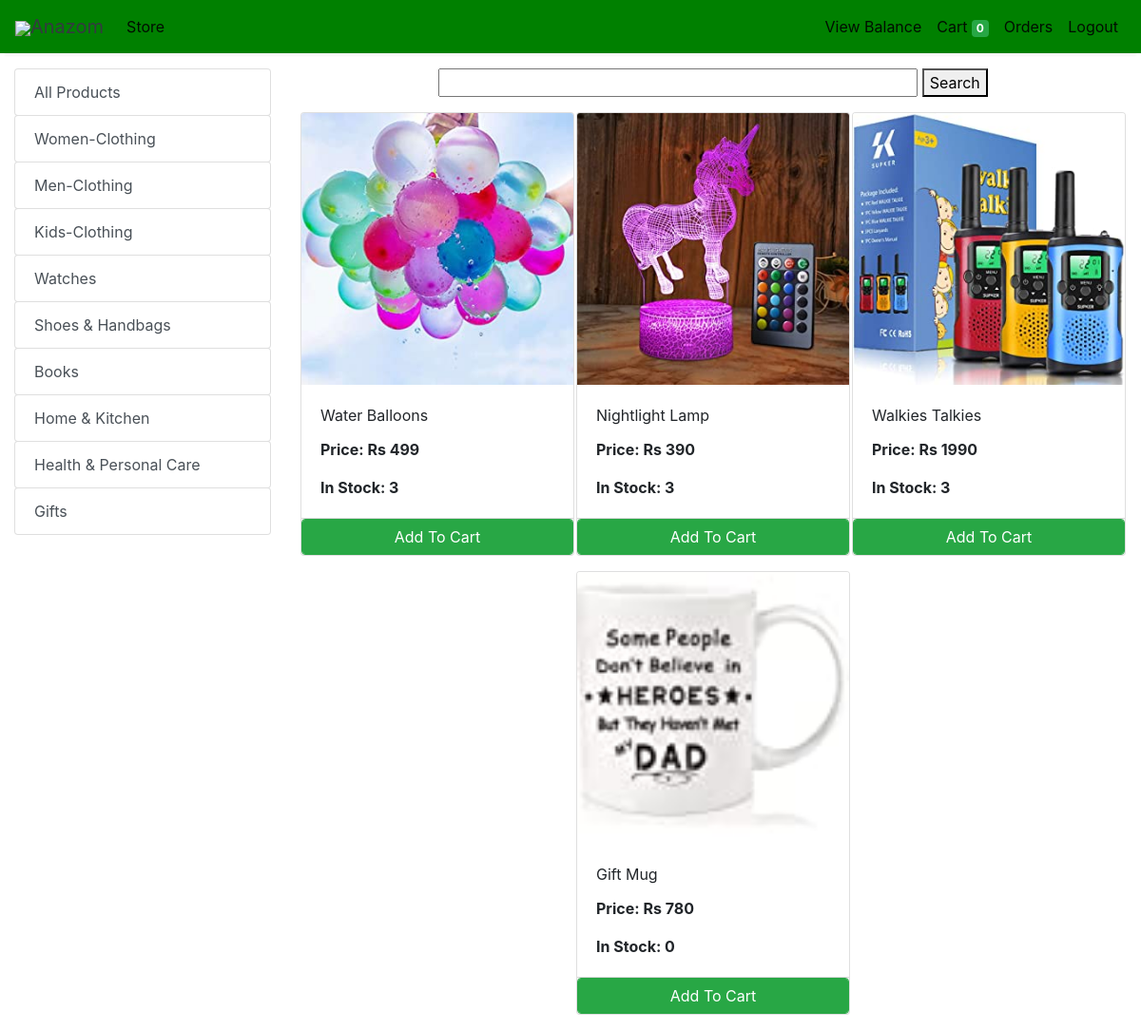
The page /store?category=30 (signed in) on the database its author committed.
### store/models/category.py (models this page shows, shortened)
class Category(models.Model):
    name= models.CharField(max_length=50)
    @staticmethod
    def get_all_categories():
        return Category.objects.all()

### store/models/product.py (models this page shows, shortened)
class Products(models.Model):
    name = models.CharField(max_length=60)
    price= models.IntegerField(default=0)
    category= models.ForeignKey(Category,on_delete=models.CASCADE,default=1 )
    description= models.CharField(max_length=250, default='', blank=True, null= True)
    image= models.ImageField(upload_to='uploads/products/')
    seller = models.EmailField()
    quantity = models.IntegerField(default=0)
    @staticmethod
    def get_all_products_by_categoryid(category_id):
        if category_id:
            return Products.objects.filter (category=category_id)
        else:
            return Products.get_all_products();

### store/views/home.py (the view)
# urls.py: path('' , include('store.urls'))
@cache_control(no_cache=True, must_revalidate=True, no_store=True)
def store(request):
    if (request.session.get('customer')):
        cart = request.session.get('cart')
        if not cart:
            request.session['cart'] = {}
        products = None
        categories = Category.get_all_categories()
        categoryID = request.GET.get('category')
        if categoryID:
            products = Products.get_all_products_by_categoryid(categoryID)
        else:
            products = Products.get_all_products();
        data = {}
        data['products'] = products
        data['categories'] = categories
        print('you are : ', request.session.get('email'))
        return render(request, 'index.html', data)
    else:
        return redirect('login')

### store/templatetags/cart.py (called while the page is built)
@register.filter (name='is_in_cart')
def is_in_cart(product, cart):
    keys = cart.keys ()
    for id in keys:
        if int (id) == product.id:
            return True
    return False;

### store/templatetags/custom_filter.py (called while the page is built)
@register.filter(name='currency')
def currency(number):
    return "Rs "+str(number)

### store/templates/index.html (shortened to what this page needs)
{% extends 'base.html' %}
{% block content %}
{% load cart %}
{% load custom_filter %}
<div class="container-fluid mt-3">
	<div class="row">
		<div class="col-lg-3 mx-auto">
			<div class="list-group">
				<a href="/store" class="list-group-item list-group-item-action btn btn-outline-success">All Products</a>
				{% for category in categories %}
				<a href="/store?category={{category.id}}"
					class="list-group-item list-group-item-action btn btn-outline-success ">{{category.name}}</a>
				{% endfor %}
			</div>
		</div>
		<div id='products' class="col-lg-9 mx-auto">
			<form action="/find" method="POST">
				<div class="text-center col">
					<input type="text" name="item"
					 id="" placeholder="" style="width:60%">
					<button type="submit">Search</button>
				</div>
			</form>
			<div class="row mx-auto">
				{% for product in products %}
				<div class="card mx-auto mb-3" id={{product.id}} style="width: 18rem;">
					<img class="card-img-top" src="{{product.image.url}}" alt="Card image cap">
					<div class="card-body">
						<p class="card-title">{{product.name}}</p>
						<p class="card-text"><b>Price: {{product.price|currency}}</b></p>
						<p class="card-text"><b>In Stock: {{product.quantity}}</b></p>
					</div>
					<div class="card-footer p-0 no-gutters">
						{% if product|is_in_cart:request.session.cart %}
						<div class="row no-gutters">
							<form action="/#{{product.id}}" class="col-2 " method="post">
								{% csrf_token %}
								<input hidden type="text" name='product' value='{{product.id}}'>
								<input hidden type="text" name='remove' value='True'>
								<input type="submit" value=" - " class="btn btn-block btn-success border-right">
							</form>
							<div class="text-center col btn btn-success">{{product|cart_quantity:request.session.cart}} in Cart</div>
							<form action="/#{{product.id}}" class="col-2 " method="post">
								{% csrf_token %}
								<input hidden type="text" name='product' value='{{product.id}}'>
								<input type="submit" value=" + " class="btn btn-block btn-success border-left">
							</form>
						</div>
						{% else %}
						<form action="/#{{product.id}}" method="POST" class="btn-block">
							<input type="submit" class="float-right btn btn-success form-control"
								value="Add To Cart">
						</form>
						{% endif %}
					</div>
				</div>
				{% endfor %}
			</div>
		</div>
	</div>
</div>
{% endblock %}

### rows shown on the page
Category: name "Women-Clothing"
Category: name "Men-Clothing"
Category: name "Kids-Clothing"
Category: name "Watches"
Category: name "Shoes & Handbags"
Category: name "Books"
Category: name "Home & Kitchen"
Category: name "Health & Personal Care"
Category: name "Gifts"
Products: image (picture), name "Water Balloons", price "Rs 499", quantity "3"
Products: image (picture), name "Nightlight Lamp", price "Rs 390", quantity "3"
Products: image (picture), name "Walkies Talkies", price "Rs 1990", quantity "3"
Products: image (picture), name "Gift Mug", price "Rs 780", quantity "0"

### other values the page prints
{{ request.session.cart.keys|length }} "0"
